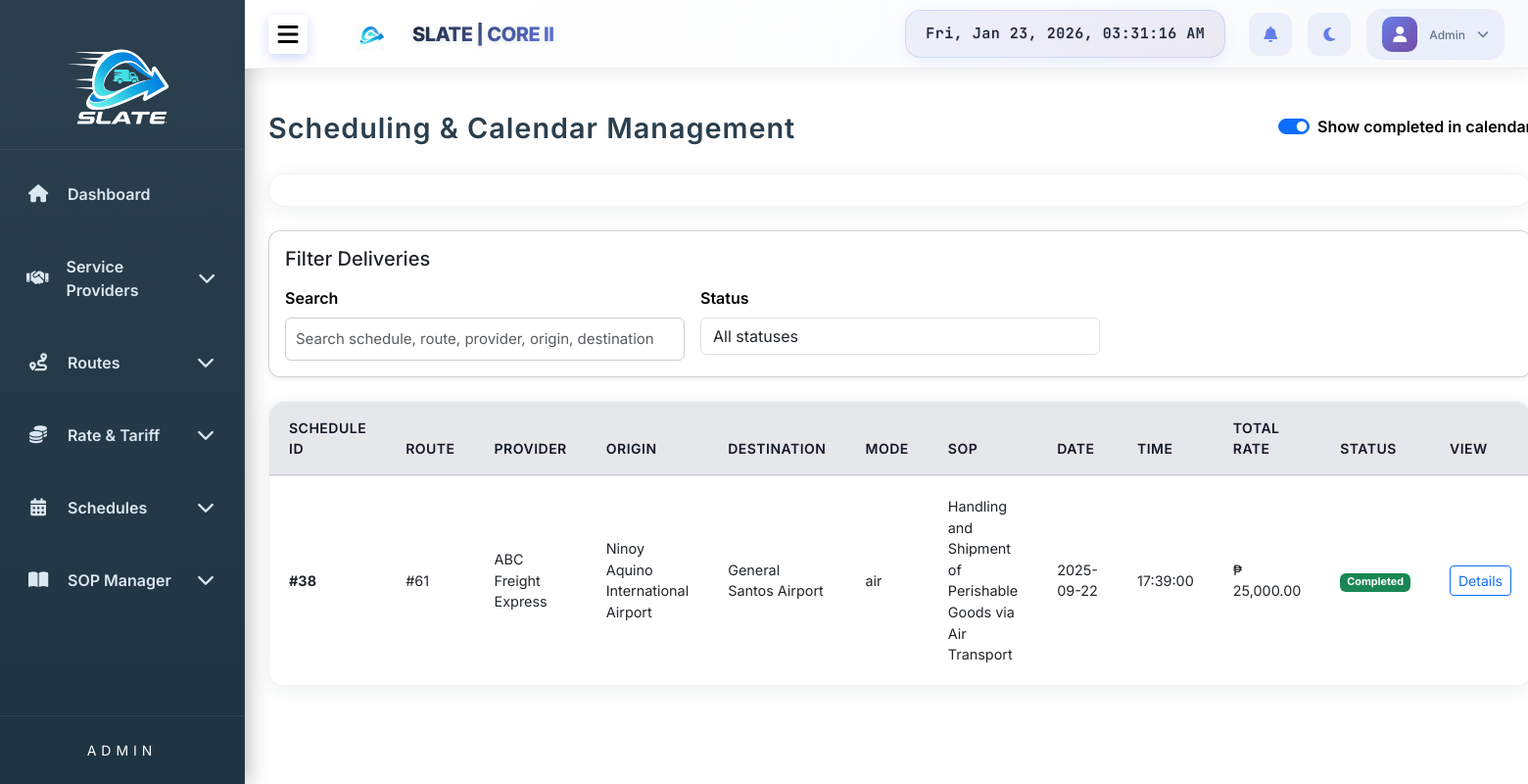
/admin/scheduling_calendar.php (signed in), run on the app's committed database.
### tables this page shows
CREATE TABLE IF NOT EXISTS `schedules` (
  `schedule_id` int NOT NULL AUTO_INCREMENT,
  `rate_id` int NOT NULL,
  `route_id` int NOT NULL,
  `provider_id` int DEFAULT NULL,
  `sop_id` int NOT NULL,
  `schedule_date` date NOT NULL,
  `schedule_time` time NOT NULL,
  `created_at` timestamp NOT NULL DEFAULT CURRENT_TIMESTAMP,
  `status` varchar(255) NOT NULL DEFAULT 'scheduled',
  `total_rate` decimal(12,2) NOT NULL,
  PRIMARY KEY (`schedule_id`),
  KEY `route_id` (`route_id`),
  KEY `sop_id` (`sop_id`),
  KEY `provider_id` (`provider_id`)
);

CREATE TABLE IF NOT EXISTS `active_service_provider` (
  `provider_id` int NOT NULL AUTO_INCREMENT,
  `company_name` varchar(255) NOT NULL,
  `email` varchar(255) NOT NULL,
  `password` varchar(255) NOT NULL,
  `account_type` int NOT NULL DEFAULT '3',
  `contact_person` varchar(255) DEFAULT NULL,
  `contact_number` varchar(50) DEFAULT NULL,
  `address` text,
  `services` text,
  `iso_certified` enum('yes','no') DEFAULT NULL,
  `business_permit` varchar(255) DEFAULT NULL,
  `company_profile` varchar(255) DEFAULT NULL,
  `date_approved` datetime DEFAULT CURRENT_TIMESTAMP,
  `status` varchar(255) NOT NULL DEFAULT 'Active',
  PRIMARY KEY (`provider_id`)
);

CREATE TABLE IF NOT EXISTS `network_points` (
  `point_id` int NOT NULL AUTO_INCREMENT,
  `point_name` varchar(150) NOT NULL,
  `point_type` enum('Port','Airport','Warehouse','Terminal') NOT NULL,
  `country` varchar(100) DEFAULT NULL,
  `city` varchar(255) NOT NULL,
  `latitude` double DEFAULT NULL,
  `longitude` double DEFAULT NULL,
  `status` enum('Active','Inactive') DEFAULT 'Active',
  `created_at` datetime DEFAULT CURRENT_TIMESTAMP,
  `updated_at` datetime DEFAULT CURRENT_TIMESTAMP ON UPDATE CURRENT_TIMESTAMP,
  PRIMARY KEY (`point_id`)
);

CREATE TABLE IF NOT EXISTS `routes` (
  `route_id` int NOT NULL AUTO_INCREMENT,
  `origin_id` int NOT NULL,
  `destination_id` int NOT NULL,
  `carrier_type` enum('land','air','sea') NOT NULL,
  `provider_id` int NOT NULL,
  `distance_km` decimal(10,2) NOT NULL,
  `eta_min` int NOT NULL,
  `created_at` datetime DEFAULT CURRENT_TIMESTAMP,
  `status` enum('pending','approved','rejected','completed') DEFAULT 'pending',
  `booking_id` int DEFAULT NULL,
  PRIMARY KEY (`route_id`),
  KEY `fk_routes_origin` (`origin_id`),
  KEY `fk_routes_destination` (`destination_id`),
  KEY `fk_routes_provider` (`provider_id`),
  KEY `fk_routes_booking` (`booking_id`)
);

CREATE TABLE IF NOT EXISTS `sop_documents` (
  `sop_id` int NOT NULL AUTO_INCREMENT,
  `title` varchar(255) NOT NULL,
  `category` varchar(100) NOT NULL,
  `content` text NOT NULL,
  `file_path` varchar(255) DEFAULT NULL,
  `status` enum('Active','Draft','Archived') DEFAULT 'Draft',
  `created_at` timestamp NOT NULL DEFAULT CURRENT_TIMESTAMP,
  `updated_at` timestamp NOT NULL DEFAULT CURRENT_TIMESTAMP ON UPDATE CURRENT_TIMESTAMP,
  PRIMARY KEY (`sop_id`)
);

### admin/scheduling_calendar.php (the view, shortened to what this page needs)
<?php
include('header.php');
include('sidebar.php');
include('navbar.php');
$sql = "SELECT s.schedule_id, s.route_id, s.rate_id, s.provider_id, s.sop_id,
               s.schedule_date, s.schedule_time, s.created_at, s.status, s.total_rate,
               sp.company_name,
               r.carrier_type, r.origin_id, r.destination_id,
               o.point_name AS origin_name,
               d.point_name AS destination_name,
               sop.title AS sop_title
        FROM schedules s
        LEFT JOIN active_service_provider sp ON s.provider_id = sp.provider_id
        LEFT JOIN routes r ON s.route_id = r.route_id
        LEFT JOIN network_points o ON r.origin_id = o.point_id
        LEFT JOIN network_points d ON r.destination_id = d.point_id
        LEFT JOIN sop_documents sop ON s.sop_id = sop.sop_id
        ORDER BY
            CASE WHEN LOWER(s.status) = 'completed' THEN 0 ELSE 1 END,
            s.schedule_date DESC,
            s.schedule_time DESC,
            s.schedule_id DESC";
$result = mysqli_query($conn, $sql);
$schedules = [];
if ($result) {
    while ($row = mysqli_fetch_assoc($result)) {
        $row['status_norm'] = strtolower(trim((string)($row['status'] ?? '')));
        $schedules[] = $row;
    }
}
function badgeClass($statusNorm) {
    return match ($statusNorm) {
        'completed' => 'bg-success text-white',
        'in progress' => 'bg-primary text-white',
        'delayed' => 'bg-warning text-dark',
        'cancelled' => 'bg-danger text-white',
        'pending' => 'bg-secondary text-white',
        'scheduled' => 'bg-info text-white',
        default => 'bg-dark text-white',
    };
}
?>
<link rel="stylesheet" href="modern-table-styles.css">
<link rel="stylesheet" href="https://cdn.jsdelivr.net/npm/fullcalendar@6.1.11/index.global.min.css">
<div class="content p-4">
  <div class="modern-header d-flex justify-content-between align-items-center mb-4">
    <div>
      <h3 class="mb-1">Scheduling & Calendar Management</h3>
    </div>
    <div class="form-check form-switch">
      <input class="form-check-input" type="checkbox" role="switch" id="toggleCompletedInCalendar" checked>
      <label class="form-check-label" for="toggleCompletedInCalendar">Show completed in calendar</label>
    </div>
  </div>
  <div class="modern-table-container mb-4">
    <div class="calendar-inner">
    </div>
  </div>
  <div class="row mb-4">
    <div class="col-md-12">
      <div class="card shadow-sm">
        <div class="card-body">
          <h5 class="card-title mb-3">Filter Deliveries</h5>
          <div class="row g-3">
            <div class="col-md-6 col-lg-4">
              <label class="form-label">Search</label>
              <input id="scheduleSearch" type="text" class="form-control" placeholder="Search schedule, route, provider, origin, destination">
            </div>
            <div class="col-md-6 col-lg-4">
              <label class="form-label">Status</label>
              <select id="statusFilter" class="form-control">
                <option value="">All statuses</option>
              </select>
            </div>
          </div>
        </div>
      </div>
    </div>
  </div>
  <div class="modern-table-container">
    <div class="table-responsive">
      <table class="table modern-table schedule-table">
      <thead>
        <tr>
          <th>Schedule ID</th>
          <th>Route</th>
          <th>Provider</th>
          <th>Origin</th>
          <th>Destination</th>
          <th>Mode</th>
          <th>SOP</th>
          <th>Date</th>
          <th>Time</th>
          <th>Total Rate</th>
          <th>Status</th>
          <th>View</th>
        </tr>
      </thead>
      <tbody id="scheduleTableBody">
        <?php if (count($schedules) === 0): ?>
          <tr><td colspan="12" class="text-center">No schedules found.</td></tr>
        <?php else: ?>
          <?php foreach ($schedules as $s): ?>
            <?php
              $stNorm = $s['status_norm'];
              $badge = badgeClass($stNorm);
              $scheduleId = (int)$s['schedule_id'];
              $routeId = $s['route_id'] !== null ? (int)$s['route_id'] : null;
            ?>
            <tr class="schedule-row" data-status="<?= htmlspecialchars($stNorm) ?>" data-search="<?= htmlspecialchars(strtolower(
                'schedule '.$scheduleId.' route '.($routeId ?? '').' '.($s['company_name'] ?? '').' '.($s['origin_name'] ?? '').' '.($s['destination_name'] ?? '')
              ), ENT_QUOTES) ?>">
              <td><strong>#<?= $scheduleId ?></strong></td>
              <td><?= $routeId ? ('#'.$routeId) : 'N/A' ?></td>
              <td><?= htmlspecialchars($s['company_name'] ?? 'N/A') ?></td>
              <td><?= htmlspecialchars($s['origin_name'] ?? 'N/A') ?></td>
              <td><?= htmlspecialchars($s['destination_name'] ?? 'N/A') ?></td>
              <td><?= htmlspecialchars($s['carrier_type'] ?? 'N/A') ?></td>
              <td><?= htmlspecialchars($s['sop_title'] ?? 'N/A') ?></td>
              <td><?= htmlspecialchars($s['schedule_date'] ?? 'N/A') ?></td>
              <td><?= htmlspecialchars($s['schedule_time'] ?? 'N/A') ?></td>
              <td><?= $s['total_rate'] !== null ? ('₱ ' . number_format((float)$s['total_rate'], 2)) : 'N/A' ?></td>
              <td><span class="badge <?= $badge ?>"><?= htmlspecialchars(ucwords($stNorm)) ?></span></td>
              <td>
                <button type="button" class="btn btn-sm btn-outline-primary viewScheduleBtn"
                  data-schedule_id="<?= $scheduleId ?>"
                  data-status="<?= htmlspecialchars($stNorm, ENT_QUOTES) ?>"
                  data-route_id="<?= htmlspecialchars((string)($routeId ?? ''), ENT_QUOTES) ?>"
                  data-provider_id="<?= htmlspecialchars((string)($s['provider_id'] ?? ''), ENT_QUOTES) ?>"
                  data-provider="<?= htmlspecialchars((string)($s['company_name'] ?? 'N/A'), ENT_QUOTES) ?>"
                  data-origin="<?= htmlspecialchars((string)($s['origin_name'] ?? 'N/A'), ENT_QUOTES) ?>"
                  data-destination="<?= htmlspecialchars((string)($s['destination_name'] ?? 'N/A'), ENT_QUOTES) ?>"
                  data-mode="<?= htmlspecialchars((string)($s['carrier_type'] ?? 'N/A'), ENT_QUOTES) ?>"
                  data-sop="<?= htmlspecialchars((string)($s['sop_title'] ?? 'N/A'), ENT_QUOTES) ?>"
                  data-date="<?= htmlspecialchars((string)($s['schedule_date'] ?? 'N/A'), ENT_QUOTES) ?>"
                  data-time="<?= htmlspecialchars((string)($s['schedule_time'] ?? 'N/A'), ENT_QUOTES) ?>"
                  data-total_rate="<?= htmlspecialchars((string)($s['total_rate'] ?? ''), ENT_QUOTES) ?>">
                  Details
                </button>
              </td>
            </tr>
          <?php endforeach; ?>
        <?php endif; ?>
      </tbody>
      </table>
    </div>
  </div>
</div>
<?php include('footer.php'); ?>

### admin/styles1.css (style rules this page uses)
* { margin: 0; padding: 0; box-sizing: border-box; }
body { display: flex; font-family: 'Inter', -apple-system, BlinkMacSystemFont, 'Segoe UI', Roboto, sans-serif; }
.content { margin-left: 250px; margin-top: 90px; padding: 20px; flex-grow: 1; transition: margin-left 0.3s ease; }
label { font-weight: 600; margin-bottom: 6px; color: black; }
input[type="text"], input[type="email"], input[type="file"], select, textarea { padding: 10px; border: 1px solid #ccc; border-radius: 6px; font-size: 15px; width: 100%; }
.content h3 { text-align: center; font-weight: 700; font-size: clamp(1.2rem, 2vw + 0.5rem, 1.8rem); padding: 0; border-radius: 0; background: transparent; color: inherit; box-shadow: none; letter-spacing: 1px; }
body, .sidebar, .navbar, .content, form, input, select, textarea, button { transition: background-color 0.4s ease, color 0.4s ease, border-color 0.4s ease; }
.card { border-radius: 12px; }

### admin/modern-table-styles.css (style rules this page uses)
.modern-table-container { background: #fff; border-radius: 16px; box-shadow: 0 4px 20px rgba(43, 63, 78, 0.08); overflow: hidden; border: 1px solid rgba(43, 63, 78, 0.06); margin-bottom: 2rem; }
.modern-table { margin-bottom: 0; border: none; }
.modern-table thead { background: linear-gradient(135deg, #2b3f4e 0%, #1f3442 100%); color: #fff; }
.modern-table thead th { border: none; padding: 1rem 1.25rem; font-weight: 600; font-size: 0.875rem; text-transform: uppercase; letter-spacing: 0.5px; border-bottom: 2px solid rgba(255,255,255,0.1); }
.modern-table tbody tr { border-bottom: 1px solid rgba(43, 63, 78, 0.05); transition: all 0.3s ease; }
.modern-table tbody td { padding: 1.25rem; vertical-align: middle; border: none; font-size: 0.9rem; }
.modern-header { margin-bottom: 2rem; }
.modern-header h3, .modern-header h4 { color: #2b3f4e; font-weight: 600; margin-bottom: 0.5rem; }
.table-responsive { border-radius: 16px; max-height: 600px; overflow-y: auto; }

### admin/scheduling_calendar.php (style rules this page uses)
.calendar-inner { padding: 16px; }
.schedule-table.modern-table thead { background: #e5e7eb !important; background-image: none !important; color: #111827 !important; }
.schedule-table.modern-table thead tr { background: #e5e7eb !important; background-image: none !important; }
.schedule-table.modern-table thead th { background: #e5e7eb !important; background-image: none !important; color: #111827 !important; border-bottom-color: rgba(17,24,39,0.12) !important; }

### data on the page
schedules: schedule_id "38", route "61", provider.company_name "ABC Freight Express", network_points.point_name "Ninoy Aquino International Airport", network_points.point_name "General Santos Airport", route.carrier_type "air", sop.title "Handling and Shipment of Perishable Goods via Air Transport", schedule_date "2025-09-22", schedule_time "17:39:00", total_rate "25,000.00", status "Completed"

### other printed values
$displayName "Admin"
